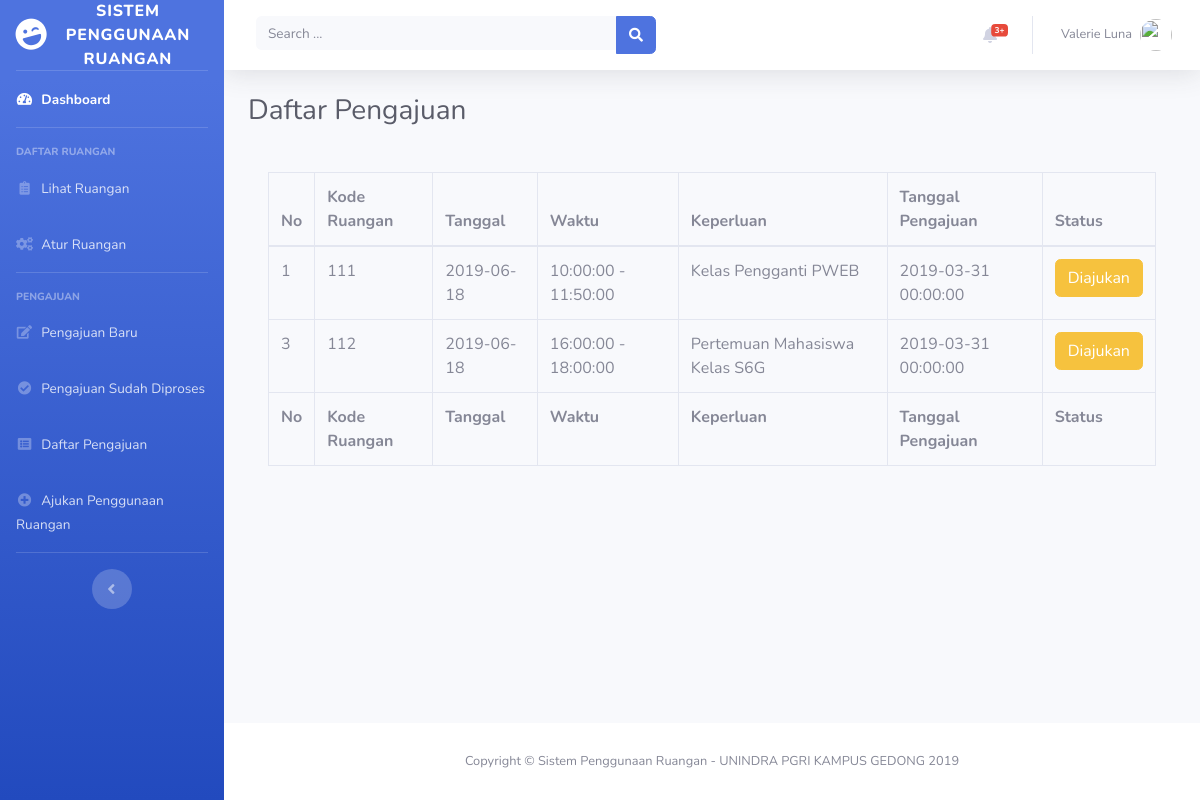
Screenshot of /daftar_pengajuan.php with the database file from the repository.
### tables this page shows
CREATE TABLE IF NOT EXISTS PenggunaanRuangan (
	id INT(20) UNSIGNED AUTO_INCREMENT,
	id_ketersediaan INT(20) UNSIGNED NOT NULL,
	id_user INT(20) UNSIGNED NOT NULL,
	tanggal_pengajuan DATETIME NOT NULL,
	keterangan VARCHAR(144),
	status INT(20),
	PRIMARY KEY (id),
	FOREIGN KEY (id_ketersediaan) REFERENCES KetersediaanRuangan(id),
	FOREIGN KEY (id_user) REFERENCES User(id)
);

CREATE TABLE IF NOT EXISTS KetersediaanRuangan (
	id INT(20) UNSIGNED AUTO_INCREMENT,
	kode_ruangan VARCHAR(20) NOT NULL,
	tanggal DATE NOT NULL,
	jam_mulai TIME NOT NULL,
	jam_selesai TIME NOT NULL,
	status INT(20),
	PRIMARY KEY (id),
	FOREIGN KEY (kode_ruangan) REFERENCES Ruangan(kode) ON UPDATE CASCADE ON DELETE RESTRICT
);

CREATE TABLE IF NOT EXISTS Ruangan (
	id INT(20) UNSIGNED AUTO_INCREMENT,
	kode VARCHAR(20) NOT NULL UNIQUE,
	nama VARCHAR(50) NOT NULL,
	deskripsi TEXT,
	PRIMARY KEY (id)
);

### daftar_pengajuan.php (the view, shortened to what this page needs)
<!DOCTYPE html>
<html lang="en">
<head>
  <link href="vendor/fontawesome-free/css/all.min.css" rel="stylesheet" type="text/css">
  <link href="css/sb-admin-2.min.css" rel="stylesheet">
</head>
<body id="page-top">
  <div id="wrapper">
    <ul class="navbar-nav bg-gradient-primary sidebar sidebar-dark accordion" id="accordionSidebar">
      <a class="sidebar-brand d-flex align-items-center justify-content-center" href="index.html">
        <div class="sidebar-brand-icon rotate-n-15">
          <i class="fas fa-laugh-wink"></i>
        </div>
        <div class="sidebar-brand-text mx-3">Sistem Penggunaan Ruangan</div>
      </a>
      <hr class="sidebar-divider my-0">
      <li class="nav-item active">
        <a class="nav-link" href="index.php">
          <i class="fas fa-fw fa-tachometer-alt"></i>
          <span>Dashboard</span></a>
      </li>
      <hr class="sidebar-divider">
      <div class="sidebar-heading">
        Daftar Ruangan
      </div>
      <li class="nav-item">
        <a class="nav-link" href="daftar_ruangan.php">
          <i class="fas fa-fw fa-clipboard-list"></i>
          <span>Lihat Ruangan</span></a>
      </li>
      <li class="nav-item">
        <a class="nav-link" href="atur_ruangan.php">
          <i class="fas fa-fw fa-cogs"></i>
          <span>Atur Ruangan</span></a>
      </li>
      <hr class="sidebar-divider">
      <div class="sidebar-heading">
        Pengajuan
      </div>
      <li class="nav-item">
        <a class="nav-link" href="pengajuan_ruangan.php">
          <i class="fas fa-fw fa-edit"></i>
          <span>Pengajuan Baru</span></a>
      </li>
      <li class="nav-item">
        <a class="nav-link" href="pengajuan_terproses.php">
          <i class="fas fa-fw fa-check-circle"></i>
          <span>Pengajuan Sudah Diproses</span></a>
      </li>
      <li class="nav-item">
        <a class="nav-link" href="daftar_pengajuan.php">
          <i class="fas fa-fw fa-list-alt"></i>
          <span>Daftar Pengajuan</span></a>
      </li>
      <li class="nav-item">
        <a class="nav-link" href="ajukan_penggunaan.php">
          <i class="fas fa-fw fa-plus-circle"></i>
          <span>Ajukan Penggunaan Ruangan</span></a>
      </li>
      <hr class="sidebar-divider d-none d-md-block">
      <div class="text-center d-none d-md-inline">
        <button class="rounded-circle border-0" id="sidebarToggle"></button>
      </div>
    </ul>
    <div id="content-wrapper" class="d-flex flex-column">
      <div id="content">
        <nav class="navbar navbar-expand navbar-light bg-white topbar mb-4 static-top shadow">
          <form class="d-none d-sm-inline-block form-inline mr-auto ml-md-3 my-2 my-md-0 mw-100 navbar-search">
            <div class="input-group">
              <input type="text" class="form-control bg-light border-0 small" placeholder="Search ..." aria-label="Search" aria-describedby="basic-addon2">
              <div class="input-group-append">
                <button class="btn btn-primary" type="button">
                  <i class="fas fa-search fa-sm"></i>
                </button>
              </div>
            </div>
          </form>
          <ul class="navbar-nav ml-auto">
            <li class="nav-item dropdown no-arrow mx-1">
              <a class="nav-link dropdown-toggle" href="#" id="alertsDropdown" role="button" data-toggle="dropdown" aria-haspopup="true" aria-expanded="false">
                <i class="fas fa-bell fa-fw"></i>
                <span class="badge badge-danger badge-counter">3+</span>
              </a>
            </li>
            <li class="nav-item dropdown no-arrow">
              <a class="nav-link dropdown-toggle" href="#" id="userDropdown" role="button" data-toggle="dropdown" aria-haspopup="true" aria-expanded="false">
                <span class="mr-2 d-none d-lg-inline text-gray-600 small">Valerie Luna</span>
                <img class="img-profile rounded-circle" src="https://source.unsplash.com/QAB-WJcbgJk/60x60">
              </a>
            </li>
          </ul>
        </nav>
        <div class="container-fluid">
          <h1 class="h3 mb-4 text-gray-800">Daftar Pengajuan</h1>
          <div class="card-body">
            <div class="table-responsive">
              <table class="table table-bordered" id="dataTable" width="100%" cellspacing="0">
                <thead>
                  <tr>
                    <th>No</th>
                    <th>Kode Ruangan</th>
                    <th>Tanggal</th>
                    <th>Waktu</th>
                    <th>Keperluan</th>
                    <th>Tanggal Pengajuan</th>
                    <th>Status</th>
                  </tr>
                </thead>
                <tfoot>
                  <tr>
                    <th>No</th>
                    <th>Kode Ruangan</th>
                    <th>Tanggal</th>
                    <th>Waktu</th>
                    <th>Keperluan</th>
                    <th>Tanggal Pengajuan</th>
                    <th>Status</th>
                  </tr>
                </tfoot>
                <tbody>
                  <?php
                  $conn = connectDB();
                  $id = 2;
                  $sql = "SELECT * FROM PenggunaanRuangan WHERE id_user=".$id." ORDER BY tanggal_pengajuan ASC";
                  $result = $conn->query($sql);
                  if ($result->num_rows > 0) {
                      while($row = $result->fetch_assoc()) {
                        $sql = "SELECT * FROM KetersediaanRuangan WHERE id=".$row["id_ketersediaan"];
                        $resultKetersediaan = $conn->query($sql);
                        if ($resultKetersediaan->num_rows > 0) {
                          $pengajuan = "<tr><td>";
                          while($rowKetersediaan = $resultKetersediaan->fetch_assoc()) {
                            $sql = "SELECT * FROM Ruangan WHERE kode=".$rowKetersediaan["kode_ruangan"];
                            $resultRuangan = $conn->query($sql);
                            $rowRuangan = $resultRuangan->fetch_assoc();
                            switch ($rowKetersediaan["status"]) {
                              default:
                                $status = "<button class='btn btn-warning'>Diajukan</button>";
                                break;
                            }
                            $pengajuan .= $row["id"]."</td><td>"
                            .$rowRuangan["kode"]."</td><td>"
                            .$rowKetersediaan["tanggal"]."</td><td>"
                            .$rowKetersediaan["jam_mulai"]." - ".$rowKetersediaan["jam_selesai"]."</td><td>"
                            .$row["keterangan"]."</td><td>"
                            .$row["tanggal_pengajuan"]."</td><td>"
                            .$status;
                          }
                          $pengajuan .= "</td></tr>";
                          echo $pengajuan;
                        } else {
                          echo "<tr><td colspan='5' align='center'>- Tidak ada pengajuan penggunaan ruangan -</td></tr>";
                        }
                      }
                  } else {
                      echo "<tr><td>- Tidak ada pengajuan penggunaan ruangan -</td></tr>";
                  }
                  ?>
                </tbody>
              </table>
            </div>
          </div>
        </div>
      </div>
      <footer class="sticky-footer bg-white">
        <div class="container my-auto">
          <div class="copyright text-center my-auto">
            <span>Copyright &copy; Sistem Penggunaan Ruangan - UNINDRA PGRI KAMPUS GEDONG 2019</span>
          </div>
        </div>
      </footer>
    </div>
  </div>
</body>
</html>

### rows the page displays
penggunaanruangan: id "1", keterangan "Kelas Pengganti PWEB", tanggal_pengajuan "2019-03-31 00:00:00"
ketersediaanruangan: ruangan.kode "111", tanggal "2019-06-18", jam_mulai "10:00:00", jam_selesai "11:50:00", status "Diajukan"
penggunaanruangan: id "3", keterangan "Pertemuan Mahasiswa Kelas S6G", tanggal_pengajuan "2019-03-31 00:00:00"
ketersediaanruangan: ruangan.kode "112", tanggal "2019-06-18", jam_mulai "16:00:00", jam_selesai "18:00:00", status "Diajukan"
